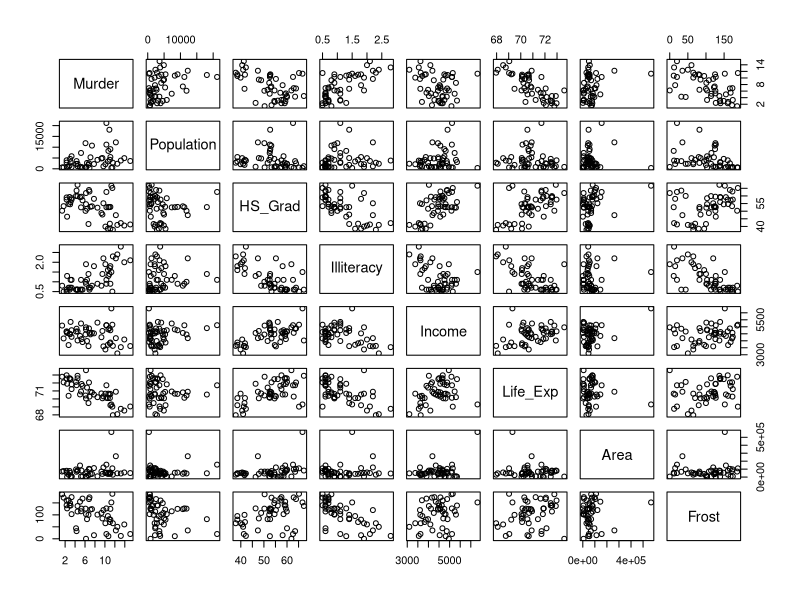
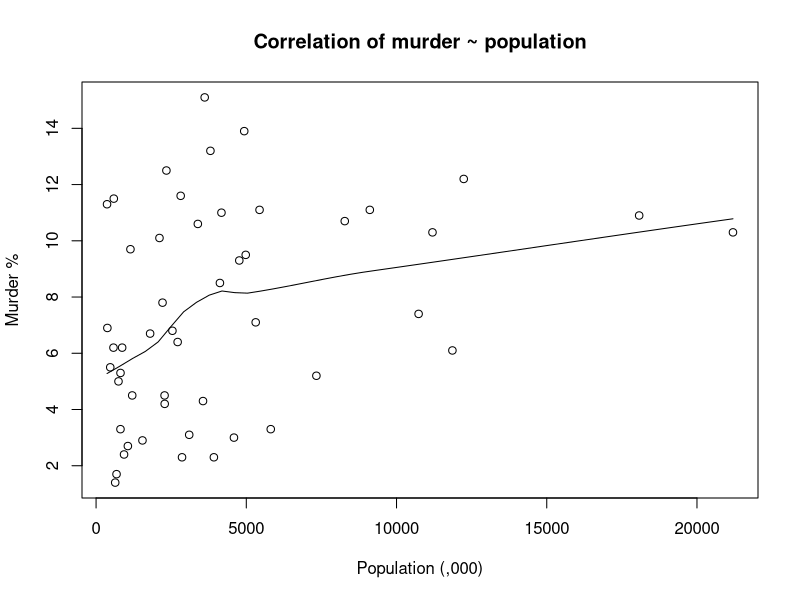
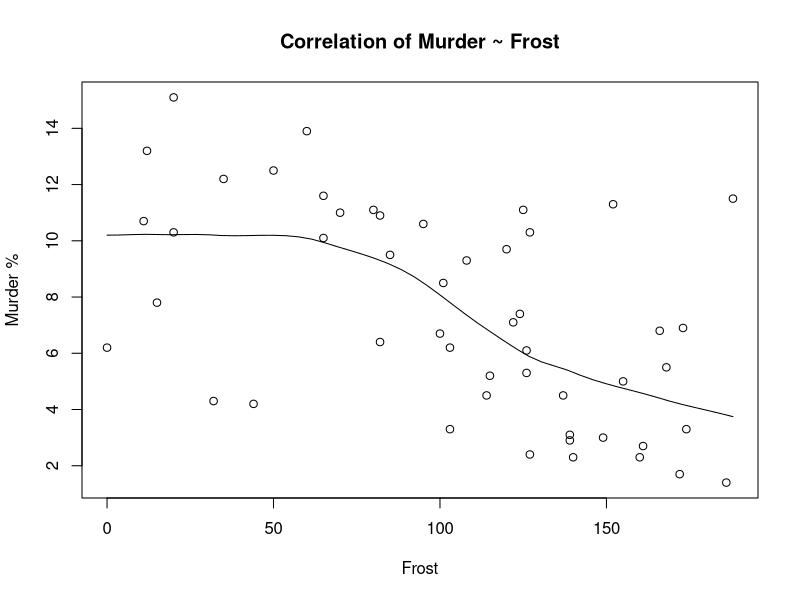
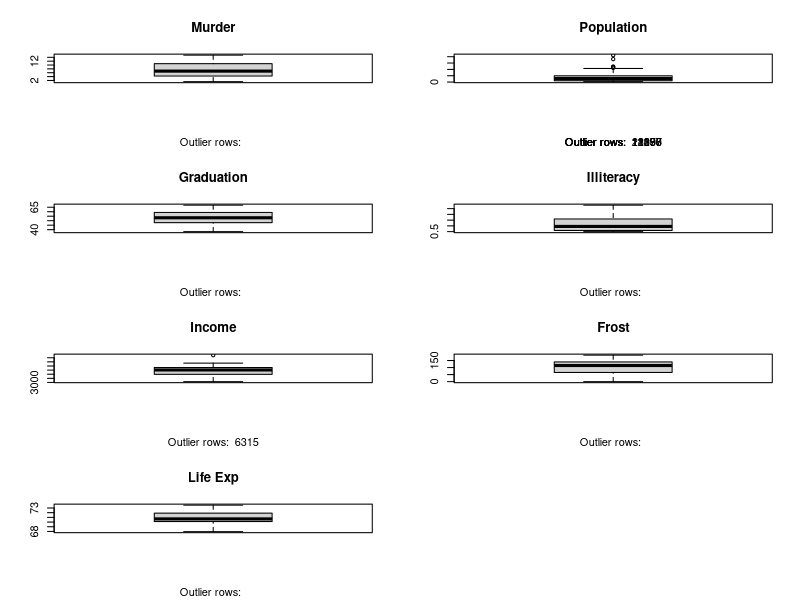
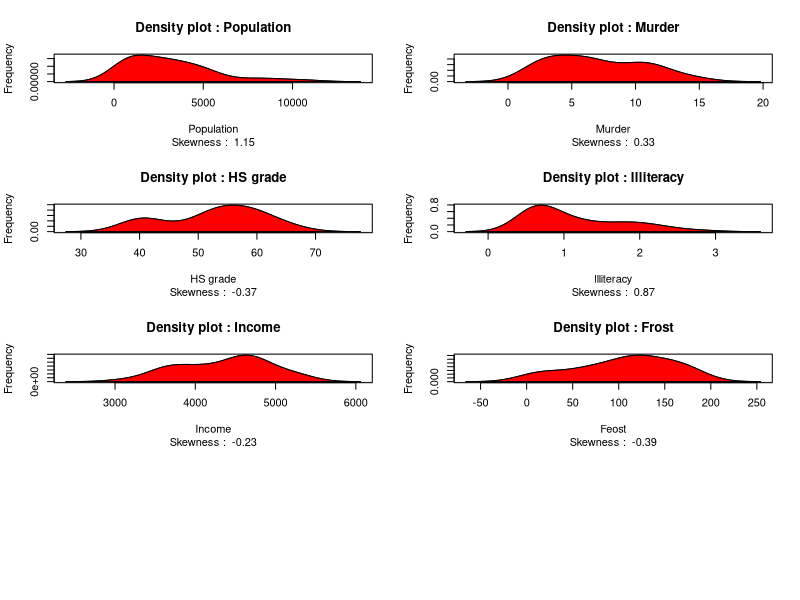

Here is the R script that generated these plots, in order:
# USA murder rate dataset
states <- as.data.frame(state.x77)

colnames(states)[colnames(states) == "Life Exp"] <- "Life_Exp"
colnames(states)[colnames(states) == "HS Grad"] <- "HS_Grad"

variables_of_interest <- c("Murder",
                           "Population",
                           "HS_Grad",
                           "Illiteracy",
                           "Income",
                           "Life_Exp",
                           "Area",
                           "Frost")
pairs(states[variables_of_interest])

scatter.smooth(x = states$Population,
               y = states$Murder,
               xlab = "Population (,000)",
               ylab = "Murder %", 
               main = "Correlation of murder ~ population")

cor(states$Murder, states$Population)

scatter.smooth(x = states$Frost,
                 y = states$Murder,
                 main = "Correlation of Murder ~ Frost",
                 xlab = "Frost",
                 ylab = "Murder %")

cor(states$Murder, states$Frost)

paste("Correlation for Murder and Frost: ", cor(states$Murder, states$Frost))
paste("Correlation for Murder and Illiteracy: ", cor(states$Murder, states$Illiteracy))
paste("Correlation for Murder and Population: ", cor(states$Murder, states$Population))
paste("Correlation for Murder and HS Grad: ", cor(states$Murder, states$HS_Grad))
paste("Correlation for Murder and Income: ", cor(states$Murder, states$Income))
paste("Correlation for Murder and Life Exp: ", cor(states$Murder, states$Life_Exp))
paste("Correlation for Murder and Area: ", cor(states$Murder, states$Area))

opar <- par(no.readonly = TRUE)
par(mfrow = c(4, 2)) # divide graph area in 3 rows by 2 columns
attach(states)
boxplot(Murder,
        main = "Murder",
        sub = paste("Outlier rows: ",
                    boxplot.stats(Murder)$out)) # box plot for 'murder'
boxplot(Population,
        main = "Population",
        sub = paste("Outlier rows: ",
                    boxplot.stats(Population)$out)) # box plot for 'Population'
boxplot(states$HS_Grad,
        main = "Graduation",
        sub = paste("Outlier rows: ",
                    boxplot.stats(states$HS_Grad)$out)) # box plot for 'HS Grad'
boxplot(Illiteracy,
        main = "Illiteracy",
        sub = paste("Outlier rows: ",
                    boxplot.stats(Illiteracy)$out)) # box plot for 'HS Grad'
boxplot(Income,
        main = "Income",
        sub = paste("Outlier rows: ",
                    boxplot.stats(Income)$out)) # box plot for 'HS Grad'
boxplot(Frost,
        main = "Frost",
        sub = paste("Outlier rows: ",
                    boxplot.stats(Frost)$out)) # box plot for 'HS Grad'
boxplot(states$Life_Exp,
        main = "Life Exp",
        sub = paste("Outlier rows: ",
                    boxplot.stats(states$Life_Exp)$out)) # box plot for 'HS Grad'
detach(states)
par(opar)

# Use boxplot.stats() function to generate relevant outliers
outlier_values <- boxplot.stats(states$Population)$out # outlier values.
paste("Population outliers: ", paste(outlier_values, collapse=", "))

# Use boxplot.stats() function to generate relevant outliers
outlier_values <- boxplot.stats(states$Income)$out # outlier values.
paste("Income outliers: ", paste(outlier_values, collapse=", "))

# Remove population outliers
states <- subset(states,
                 states$Population != 21198
                 & states$Population != 11197
                 & states$Population != 18076
                 & states$Population != 11860
                 & states$Population != 12237)
# Remove Income outliers
states <- subset(states, states$Income != 6315)

# Skewness function to examine normality
#install.packages("e1071")
library(e1071)
opar <- par(no.readonly = TRUE)
par(mfrow = c(4,2)) # divide graph area into 1 row x 2 cols
# density plot for speed
# minimally skewed to the left
# skewness of < -1 or > 1 = highly skewed
# -1 to -0.5 and 0.5 to 1 = moderately skewed
# Skewness of -0.5 to 0.5 = approx symetrical

plot(density(states$Population),
main = "Density plot : Population",
ylab = "Frequency", xlab = "Population",
sub = paste("Skewness : ", round(e1071::skewness(states$Population), 2)))

# fill the area under the plot

polygon(density(states$Population), col = "red")

plot(density(states$Murder),
main = "Density plot : Murder",
ylab = "Frequency", xlab = "Murder",
sub = paste("Skewness : ", round(e1071::skewness(states$Murder), 2)))
polygon(density(states$Murder), col = "red")

plot(density(states$HS_Grad),
main = "Density plot : HS grade",
ylab = "Frequency", xlab = "HS grade",
     sub = paste("Skewness : ", round(e1071::skewness(states$HS_Grad), 2)))
# fill the area under the plot
polygon(density(states$HS_Grad), col = "red")

plot(density(states$Illiteracy),
main = "Density plot : Illiteracy",
ylab = "Frequency", xlab = "Illiteracy",
sub = paste("Skewness : ", round(e1071::skewness(states$Illiteracy), 2)))
polygon(density(states$Illiteracy), col = "red")

plot(density(states$Income),
main = "Density plot : Income",
ylab = "Frequency", xlab = "Income",
sub = paste("Skewness : ", round(e1071::skewness(states$Income), 2)))
# fill the area under the plot
polygon(density(states$Income), col = "red")

plot(density(states$Frost),
main = "Density plot : Frost",
ylab = "Frequency", xlab = "Feost",
sub = paste("Skewness : ", round(e1071::skewness(states$Frost), 2)))
# fill the area under the plot
polygon(density(states$Frost), col = "red")
par <- opar

